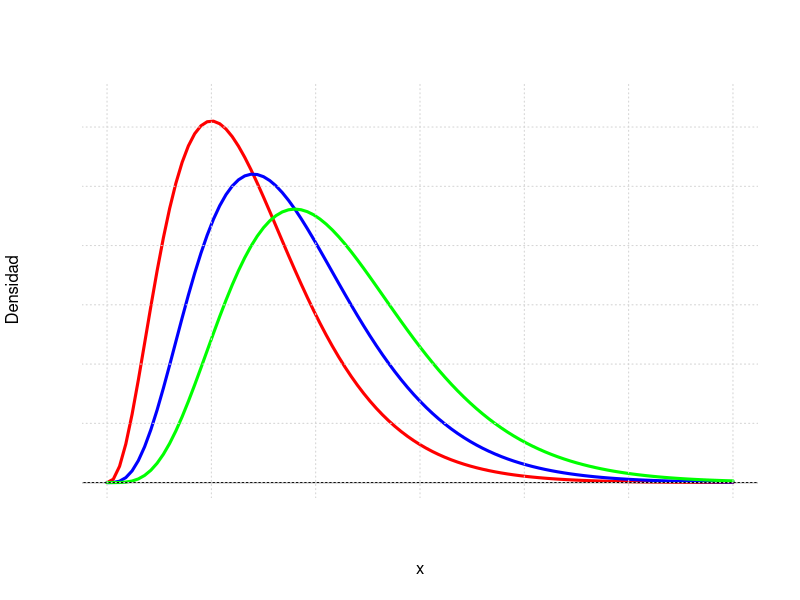
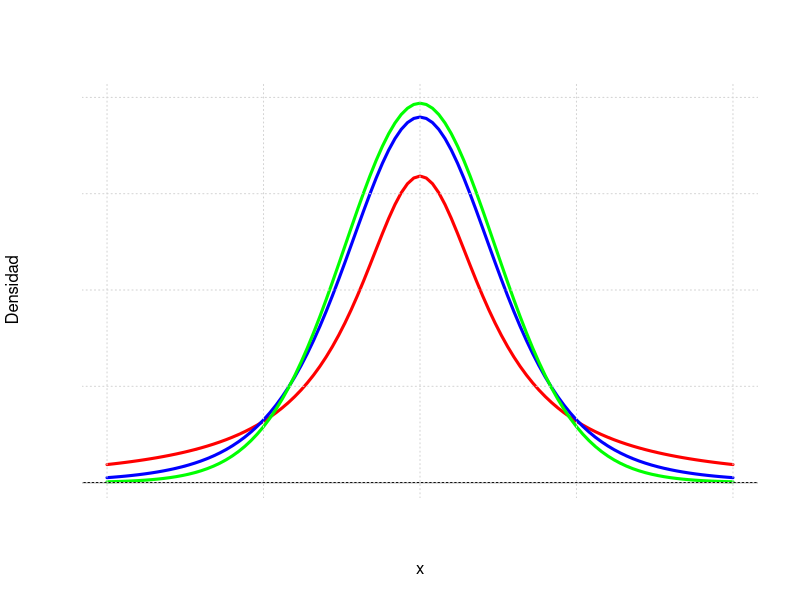
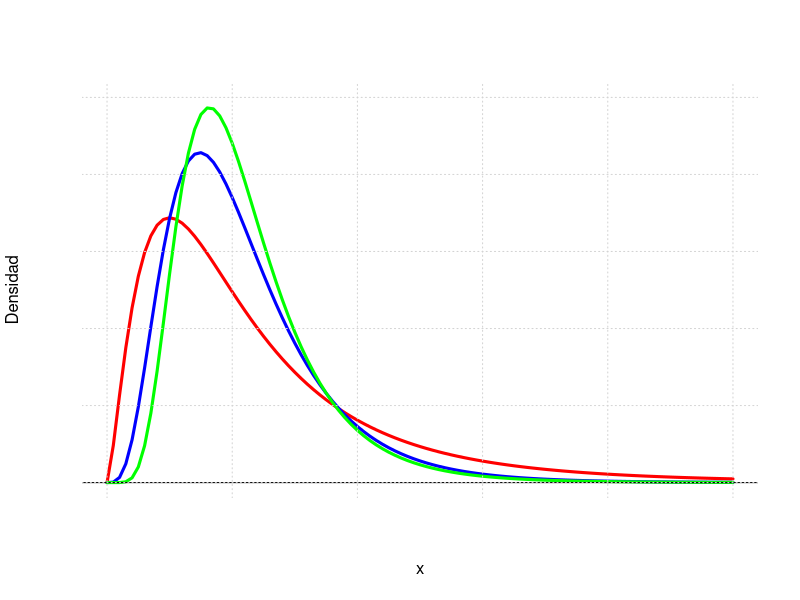
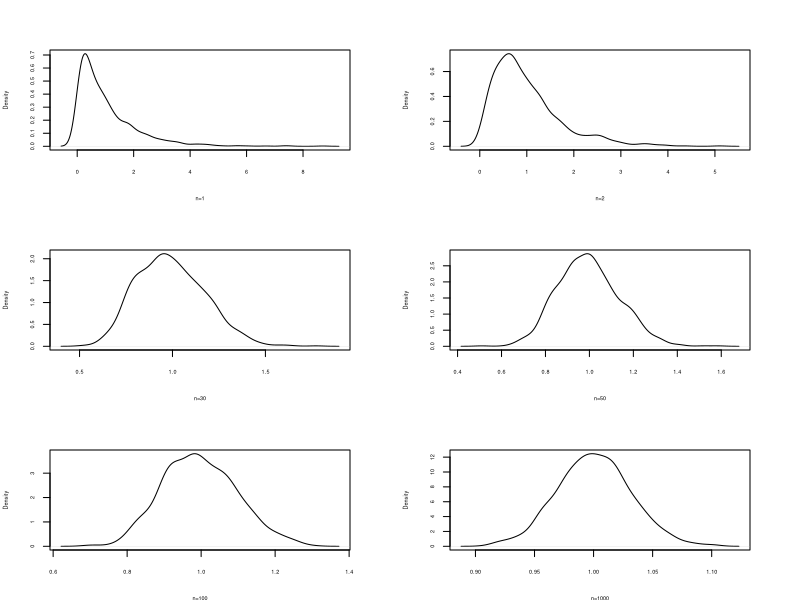
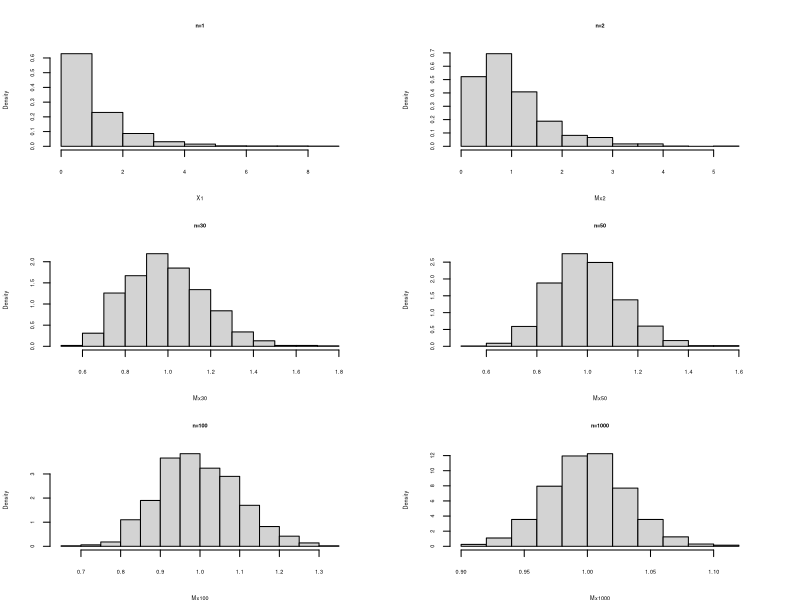
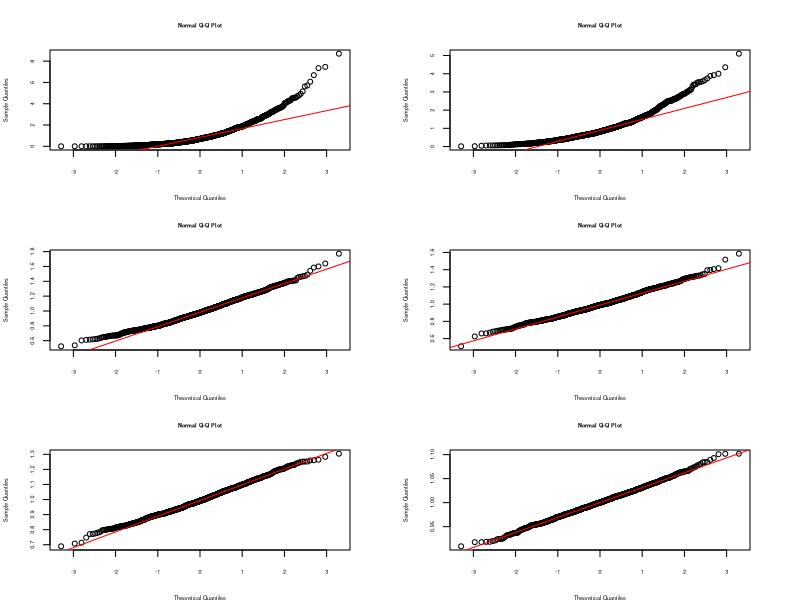

Generate these figures, in order, with R:
## ---- chunk 1
knitr::opts_chunk$set(echo = TRUE)


library(ggplot2)
library(ggfortify)
# colores
c0="#0DA5A6" # VERDE CLARO
c1="#E77C00" # NARANJA
c2="#6666FF" # AZUL  
c3="#4CBFBA" # VERDE CLARO  
c4="#E09600" # AMARILLO  
c5="#BC2B6A" # MORADO  

## ---- chunk 2
# Importa los datos en formato csv
# Base1=read.csv("~/Talleres/Base1.csv")
# visualiza los datos
# viewData(Base1)
# extre la muestra
# muestra1=Base1[sample(1:nrow(Base1),50,replace=F),] 
## ---- chunk 3
 curve(dchisq(x, df=7), lwd=3, las=1,xlim = c(0,30), ylim=c(0,.13), ylab='Densidad', col="red",axes = FALSE)
curve(dchisq(x, df=9), lwd=3, las=1,xlim = c(0,30), ylab='Densidad',add = TRUE, col="blue")
curve(dchisq(x, df=11), lwd=3, las=1,xlim = c(0,30), ylab='Densidad',add = TRUE, col="green")
abline(h=0)
grid()
## ---- chunk 4
 curve(dt(x, df=1), lwd=3, las=1,xlim = c(-4,4), ylim=c(0,0.4), ylab='Densidad', col="red",axes = FALSE)
curve(dt(x, df=5), lwd=3, las=1,xlim = c(-4,4), ylab='Densidad',add = TRUE, col="blue")
curve(dt(x, df=20), lwd=3, las=1,xlim = c(-4,4), ylab='Densidad',add = TRUE, col="green")
abline(h=0)
grid()
## ---- chunk 5
 curve(df(x, df1=5, df2=10), lwd=3, las=1,xlim = c(0,5), ylim=c(0,1), ylab='Densidad', col="red",axes = FALSE)
curve(df(x, df1=10, df2=25), lwd=3, las=1,xlim = c(0,5), ylab='Densidad',add = TRUE, col="blue")
curve(df(x, df=20, df2=20), lwd=3, las=1,xlim = c(0,5), ylab='Densidad',add = TRUE, col="green")
abline(h=0)
grid()
## ---- chunk 6
par(cex=0.5, cex.axis=.5, cex.lab=.5, cex.main=.5, cex.sub=.5,  mfrow=c(3,2), mai = c(.5, .5, .5, .5))
# Teorema Central del Límite-----------------------------
n=1000   #  numero de columnas (tamaño máximo de muestra)
m=1000*n
# Caso --------------------------------------------------
# distribución exponencial-------------------------------
X=matrix(rexp(m,1),ncol=n)

# generación de muestras-------------
X1=X[ ,1]            # n=1
X2=X[ ,1:2]          # n=2
X20=X[ ,1:20]        # n=20
X30=X[ ,1:30]        # n=30
X50=X[ ,1:50]        # n=50
X100=X[ ,1:100]      # n=100
X1000=X[ ,1:1000]    # n=1000

# generacion de medias---------------
Mx2=apply(X2,1,mean)        # medias de muestras de tamaño n=2
Mx20=apply(X20,1,mean)      # medias de muestras de tamaño n=20
Mx30=apply(X30,1,mean)      # medias de muestras de tamaño n=30
Mx50=apply(X50,1,mean)      # medias de muestras de tamaño n=50
Mx100=apply(X100,1,mean)    # medias de muestras de tamaño n=100
Mx1000=apply(X1000,1,mean)  # medias de muestras de tamaño n=1000

# generación de densidad empírica --
d=density(X1)
d2=density(Mx2)
#d20=density(Mx20)
d30=density(Mx30)
d50=density(Mx50)
d100=density(Mx100)
d1000=density(Mx1000)

# Gráficos de densidad -------------------------------
# histogramas  de comparacion-------------------------
plot(d, main=" ", xlab = "n=1")
plot(d2,main=" ", xlab = "n=2")
#plot(d20, main="", xlab = "n=20")
plot(d30, main=" ", xlab = "n=30")
plot(d50, main=" ", xlab = "n=50")
plot(d100, main=" ", xlab = "n=100")
plot(d1000,main=" ", xlab="n=1000")

# histogramas  de comparacion--------------------------
hist(X1,  main = "n=1", freq=FALSE)
hist(Mx2, main ="n=2", freq=FALSE) 
# hist(Mx20, main = "n=20",freq=FALSE)
hist(Mx30, main = "n=30",freq=FALSE) 
hist(Mx50, main = "n=50",freq=FALSE) 
hist(Mx100, main = "n=100", freq=FALSE) 
hist(Mx1000, main = "n=1000", freq = FALSE) 

# histogramas  de comparacion--------------------------
qqnorm(X1) ; qqline(X1, col="red")
qqnorm(Mx2) ; qqline(Mx2, col="red")
# qqnorm(Mx20) ; qqline(Mx20, col="red")
qqnorm(Mx30) ; qqline(Mx30, col="red")
qqnorm(Mx50) ; qqline(Mx50, col="red")
qqnorm(Mx100) ; qqline(Mx100, col="red")
qqnorm(Mx1000) ; qqline(Mx1000, col="red")
